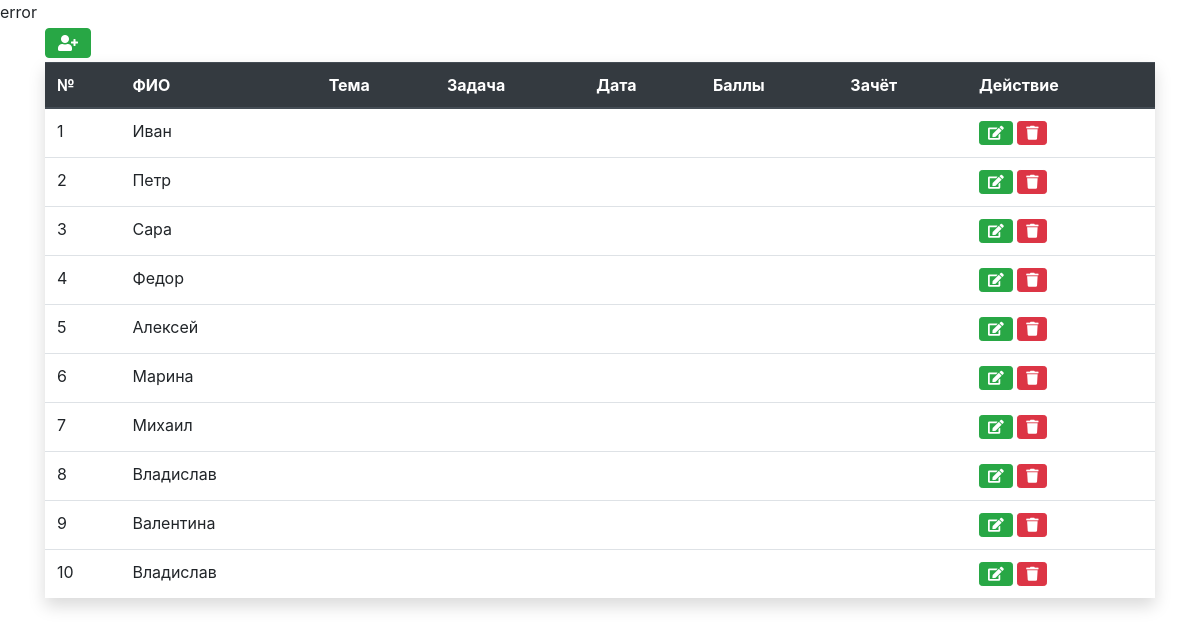
The page / on the database its author committed.
### tables this page shows
CREATE TABLE `users` (
  `id` int(11) NOT NULL,
  `name` varchar(50) NOT NULL,
  `last_name` varchar(50) NOT NULL,
  `pos` varchar(50) NOT NULL
);

### func.php (called while the page is built, shortened)
<?php
include 'config.php';
$sql = $pdo->prepare("SELECT * FROM `users`");
$sql->execute();
$result = $sql->fetchAll();

### index.php (the view, shortened to what this page needs)
<?php
include 'func.php';
?>
<!DOCTYPE html>
<html lang="en">
<head>
	<link rel="stylesheet" href="https://stackpath.bootstrapcdn.com/bootstrap/4.3.1/css/bootstrap.min.css">
	<link rel="stylesheet" type="text/css" href="https://cdnjs.cloudflare.com/ajax/libs/font-awesome/5.9.0/css/all.css">
</head>
<body>
	<div class="container">
		<div class="row">
			<div class="col mt-1">
				<button class="btn btn-success mb-1" data-toggle="modal" data-target="#Modal"><i class="fa fa-user-plus"></i></button>
				<table class="table shadow ">
					<thead class="thead-dark">
						<tr>
							<th>№</th>
							<th>ФИО</th>
							<th>Тема</th>
							<th>Задача</th>
							<th>Дата</th>
							<th>Баллы</th>
							<th>Зачёт</th>
							<th>Действие</th>
						</tr>
						<?php foreach ($result as $value) { ?>
						<tr>
							<td><?=$value['id'] ?></td>
							<td><?=$value['name'] ?></td>
							<td><?=$value['theme'] ?></td>
							<td><?=$value['zadacha'] ?></td>
							<td><?=$value['date'] ?></td>
							<td><?=$value['score'] ?></td>
							<td><?=$value['zachet'] ?></td>
							<td>
								<a href="?edit=<?=$value['id'] ?>" class="btn btn-success btn-sm" data-toggle="modal" data-target="#editModal<?=$value['id'] ?>"><i class="fa fa-edit"></i></a>
								<a href="?delete=<?=$value['id'] ?>" class="btn btn-danger btn-sm" data-toggle="modal" data-target="#deleteModal<?=$value['id'] ?>"><i class="fa fa-trash"></i></a>
							</td>
						</tr> <?php } ?>
					</thead>
				</table>
			</div>
		</div>
	</div>

### rows shown on the page
users: id "1", name "Иван"
users: id "2", name "Петр"
users: id "3", name "Сара"
users: id "4", name "Федор"
users: id "5", name "Алексей"
users: id "6", name "Марина"
users: id "7", name "Михаил"
users: id "8", name "Владислав"
users: id "9", name "Валентина"
users: id "10", name "Владислав"
